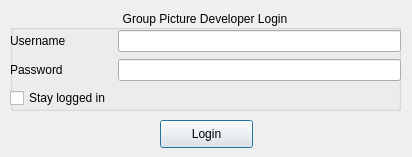
<?xml version="1.0" encoding="UTF-8"?>
<ui version="4.0">
 <class>LoginDialog</class>
 <widget class="QDialog" name="LoginDialog">
  <property name="geometry">
   <rect>
    <x>0</x>
    <y>0</y>
    <width>412</width>
    <height>157</height>
   </rect>
  </property>
  <property name="windowTitle">
   <string>Dialog</string>
  </property>
  <widget class="QPushButton" name="buttonLogin">
   <property name="geometry">
    <rect>
     <x>160</x>
     <y>120</y>
     <width>93</width>
     <height>28</height>
    </rect>
   </property>
   <property name="text">
    <string>Login</string>
   </property>
  </widget>
  <widget class="QGroupBox" name="groupBoxLogin">
   <property name="geometry">
    <rect>
     <x>10</x>
     <y>10</y>
     <width>391</width>
     <height>101</height>
    </rect>
   </property>
   <property name="title">
    <string>Group Picture Developer Login</string>
   </property>
   <property name="alignment">
    <set>Qt::AlignCenter</set>
   </property>
   <widget class="QWidget" name="formLayoutWidget">
    <property name="geometry">
     <rect>
      <x>0</x>
      <y>20</y>
      <width>391</width>
      <height>103</height>
     </rect>
    </property>
    <layout class="QFormLayout" name="formLayoutGPDLogin">
     <property name="sizeConstraint">
      <enum>QLayout::SetDefaultConstraint</enum>
     </property>
     <property name="horizontalSpacing">
      <number>7</number>
     </property>
     <property name="verticalSpacing">
      <number>7</number>
     </property>
     <item row="0" column="0">
      <widget class="QLabel" name="labelUserName">
       <property name="text">
        <string>Username</string>
       </property>
      </widget>
     </item>
     <item row="0" column="1">
      <widget class="QLineEdit" name="lineEditUserName"/>
     </item>
     <item row="1" column="0">
      <widget class="QLabel" name="labelPassword">
       <property name="text">
        <string>Password</string>
       </property>
      </widget>
     </item>
     <item row="2" column="0">
      <widget class="QCheckBox" name="checkBoxStayLoggedIn">
       <property name="text">
        <string>Stay logged in</string>
       </property>
      </widget>
     </item>
     <item row="1" column="1">
      <widget class="QLineEdit" name="lineEditPassword">
       <property name="echoMode">
        <enum>QLineEdit::Password</enum>
       </property>
      </widget>
     </item>
    </layout>
   </widget>
  </widget>
 </widget>
 <resources/>
 <connections/>
</ui>
